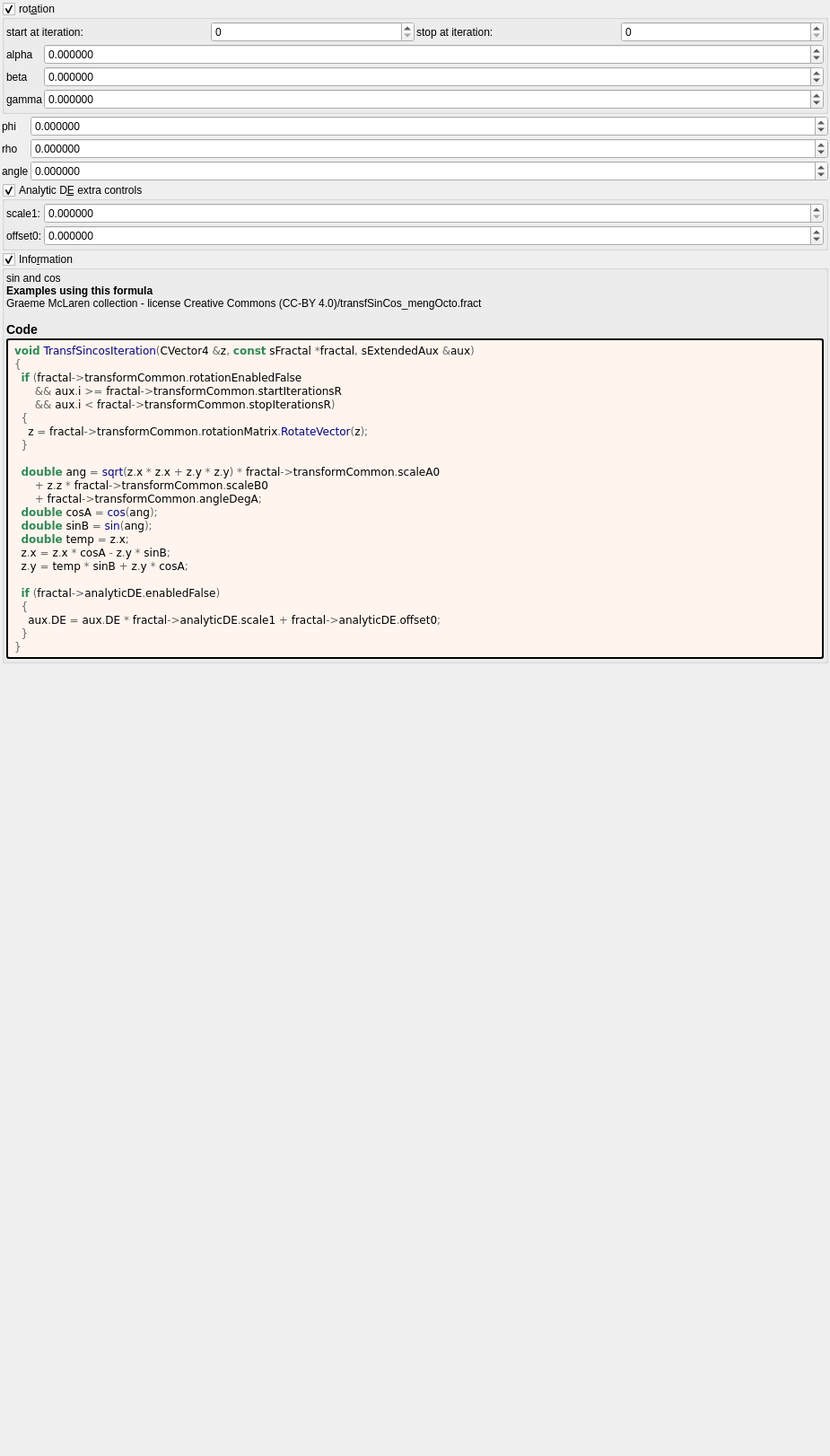
<?xml version="1.0" encoding="UTF-8"?>
<ui version="4.0">
 <class>transf_sincos</class>
 <widget class="QWidget" name="Form">
  <property name="geometry">
   <rect>
    <x>0</x>
    <y>0</y>
    <width>925</width>
    <height>1622</height>
   </rect>
  </property>
  <property name="windowTitle">
   <string notr="true">transf_sincos</string>
  </property>
  <layout class="QVBoxLayout" name="verticalLayout">
   <property name="spacing">
    <number>2</number>
   </property>
   <property name="leftMargin">
    <number>2</number>
   </property>
   <property name="topMargin">
    <number>2</number>
   </property>
   <property name="rightMargin">
    <number>2</number>
   </property>
   <property name="bottomMargin">
    <number>2</number>
   </property>
   <item>
    <widget class="MyGroupBox" name="groupCheck_transf_rotation_enabled_false">
     <property name="title">
      <string>rot&amp;ation</string>
     </property>
     <property name="checkable">
      <bool>true</bool>
     </property>
     <layout class="QVBoxLayout" name="verticalLayout_9" stretch="0,0">
      <property name="spacing">
       <number>2</number>
      </property>
      <property name="leftMargin">
       <number>2</number>
      </property>
      <property name="topMargin">
       <number>2</number>
      </property>
      <property name="rightMargin">
       <number>2</number>
      </property>
      <property name="bottomMargin">
       <number>2</number>
      </property>
      <item>
       <layout class="QGridLayout" name="gridLayout_67">
        <property name="spacing">
         <number>2</number>
        </property>
        <item row="1" column="3">
         <widget class="MySpinBox" name="spinboxInt_transf_stop_iterations_R">
          <property name="sizePolicy">
           <sizepolicy hsizetype="Minimum" vsizetype="Maximum">
            <horstretch>0</horstretch>
            <verstretch>0</verstretch>
           </sizepolicy>
          </property>
          <property name="maximum">
           <number>999</number>
          </property>
         </widget>
        </item>
        <item row="1" column="1">
         <widget class="MySpinBox" name="spinboxInt_transf_start_iterations_R">
          <property name="sizePolicy">
           <sizepolicy hsizetype="Minimum" vsizetype="Maximum">
            <horstretch>0</horstretch>
            <verstretch>0</verstretch>
           </sizepolicy>
          </property>
          <property name="maximum">
           <number>999</number>
          </property>
         </widget>
        </item>
        <item row="1" column="0">
         <widget class="QLabel" name="label_262">
          <property name="text">
           <string>start at iteration:</string>
          </property>
         </widget>
        </item>
        <item row="1" column="2">
         <widget class="QLabel" name="label_265">
          <property name="text">
           <string>stop at iteration:</string>
          </property>
         </widget>
        </item>
       </layout>
      </item>
      <item>
       <layout class="QGridLayout" name="gridLayout_49" columnstretch="0,1">
        <property name="spacing">
         <number>2</number>
        </property>
        <item row="0" column="1">
         <widget class="MyDoubleSpinBox" name="spinboxd3_transf_rotation_x">
          <property name="sizePolicy">
           <sizepolicy hsizetype="Minimum" vsizetype="Maximum">
            <horstretch>0</horstretch>
            <verstretch>0</verstretch>
           </sizepolicy>
          </property>
          <property name="prefix">
           <string/>
          </property>
          <property name="suffix">
           <string/>
          </property>
          <property name="decimals">
           <number>6</number>
          </property>
          <property name="minimum">
           <double>-36000.000000000000000</double>
          </property>
          <property name="maximum">
           <double>36000.000000000000000</double>
          </property>
          <property name="singleStep">
           <double>1.000000000000000</double>
          </property>
         </widget>
        </item>
        <item row="1" column="1">
         <widget class="MyDoubleSpinBox" name="spinboxd3_transf_rotation_y">
          <property name="sizePolicy">
           <sizepolicy hsizetype="Minimum" vsizetype="Maximum">
            <horstretch>0</horstretch>
            <verstretch>0</verstretch>
           </sizepolicy>
          </property>
          <property name="prefix">
           <string/>
          </property>
          <property name="suffix">
           <string/>
          </property>
          <property name="decimals">
           <number>6</number>
          </property>
          <property name="minimum">
           <double>-36000.000000000000000</double>
          </property>
          <property name="maximum">
           <double>36000.000000000000000</double>
          </property>
          <property name="singleStep">
           <double>1.000000000000000</double>
          </property>
         </widget>
        </item>
        <item row="2" column="1">
         <widget class="MyDoubleSpinBox" name="spinboxd3_transf_rotation_z">
          <property name="sizePolicy">
           <sizepolicy hsizetype="Minimum" vsizetype="Maximum">
            <horstretch>0</horstretch>
            <verstretch>0</verstretch>
           </sizepolicy>
          </property>
          <property name="prefix">
           <string/>
          </property>
          <property name="suffix">
           <string/>
          </property>
          <property name="decimals">
           <number>6</number>
          </property>
          <property name="minimum">
           <double>-36000.000000000000000</double>
          </property>
          <property name="maximum">
           <double>36000.000000000000000</double>
          </property>
          <property name="singleStep">
           <double>1.000000000000000</double>
          </property>
         </widget>
        </item>
        <item row="2" column="0">
         <widget class="QLabel" name="label_36">
          <property name="text">
           <string notr="true">gamma</string>
          </property>
         </widget>
        </item>
        <item row="0" column="0">
         <widget class="QLabel" name="label_35">
          <property name="text">
           <string notr="true">alpha</string>
          </property>
         </widget>
        </item>
        <item row="1" column="0">
         <widget class="QLabel" name="label_40">
          <property name="text">
           <string notr="true">beta</string>
          </property>
         </widget>
        </item>
       </layout>
      </item>
     </layout>
    </widget>
   </item>
   <item>
    <layout class="QGridLayout" name="gridLayout_50" columnstretch="0,1">
     <property name="spacing">
      <number>2</number>
     </property>
     <item row="2" column="0">
      <widget class="QLabel" name="label_37">
       <property name="text">
        <string notr="true">angle</string>
       </property>
      </widget>
     </item>
     <item row="1" column="0">
      <widget class="QLabel" name="label_38">
       <property name="text">
        <string notr="true">rho</string>
       </property>
      </widget>
     </item>
     <item row="0" column="0">
      <widget class="QLabel" name="label_39">
       <property name="text">
        <string notr="true">phi</string>
       </property>
      </widget>
     </item>
     <item row="0" column="1">
      <widget class="MyDoubleSpinBox" name="spinbox_transf_scaleA_0">
       <property name="sizePolicy">
        <sizepolicy hsizetype="Minimum" vsizetype="Maximum">
         <horstretch>0</horstretch>
         <verstretch>0</verstretch>
        </sizepolicy>
       </property>
       <property name="prefix">
        <string/>
       </property>
       <property name="suffix">
        <string/>
       </property>
       <property name="decimals">
        <number>6</number>
       </property>
       <property name="minimum">
        <double>-99.989999999999995</double>
       </property>
       <property name="maximum">
        <double>99.989999999999995</double>
       </property>
       <property name="singleStep">
        <double>0.100000000000000</double>
       </property>
      </widget>
     </item>
     <item row="1" column="1">
      <widget class="MyDoubleSpinBox" name="spinbox_transf_scaleB_0">
       <property name="sizePolicy">
        <sizepolicy hsizetype="Minimum" vsizetype="Maximum">
         <horstretch>0</horstretch>
         <verstretch>0</verstretch>
        </sizepolicy>
       </property>
       <property name="prefix">
        <string/>
       </property>
       <property name="suffix">
        <string/>
       </property>
       <property name="decimals">
        <number>6</number>
       </property>
       <property name="minimum">
        <double>-99.989999999999995</double>
       </property>
       <property name="maximum">
        <double>99.989999999999995</double>
       </property>
       <property name="singleStep">
        <double>0.100000000000000</double>
       </property>
      </widget>
     </item>
     <item row="2" column="1">
      <widget class="MyDoubleSpinBox" name="spinboxd_transf_angle_deg_A">
       <property name="sizePolicy">
        <sizepolicy hsizetype="Minimum" vsizetype="Maximum">
         <horstretch>0</horstretch>
         <verstretch>0</verstretch>
        </sizepolicy>
       </property>
       <property name="prefix">
        <string/>
       </property>
       <property name="suffix">
        <string/>
       </property>
       <property name="decimals">
        <number>6</number>
       </property>
       <property name="minimum">
        <double>-36000.000000000000000</double>
       </property>
       <property name="maximum">
        <double>36000.000000000000000</double>
       </property>
       <property name="singleStep">
        <double>1.000000000000000</double>
       </property>
      </widget>
     </item>
    </layout>
   </item>
   <item>
    <widget class="MyGroupBox" name="groupCheck_analyticDE_enabled_false">
     <property name="toolTip">
      <string>&lt;html&gt;&lt;head/&gt;&lt;body&gt;&lt;p&gt;Adjusts the DE every time this slot is iterated.&lt;/p&gt;&lt;p&gt;The aim is to keep these parameters as low as possible.&lt;/p&gt;&lt;p&gt;High values improve the DE, but detail is lost.&lt;/p&gt;&lt;p&gt;Occasionally a negative Offset value is used. &lt;/p&gt;&lt;/body&gt;&lt;/html&gt;</string>
     </property>
     <property name="title">
      <string>Analytic D&amp;E extra controls</string>
     </property>
     <property name="checkable">
      <bool>true</bool>
     </property>
     <layout class="QVBoxLayout" name="verticalLayout_13" stretch="0">
      <property name="spacing">
       <number>2</number>
      </property>
      <property name="leftMargin">
       <number>2</number>
      </property>
      <property name="topMargin">
       <number>2</number>
      </property>
      <property name="rightMargin">
       <number>2</number>
      </property>
      <property name="bottomMargin">
       <number>2</number>
      </property>
      <item>
       <layout class="QGridLayout" name="gridLayout_27" columnstretch="0,0,1">
        <property name="spacing">
         <number>2</number>
        </property>
        <item row="1" column="1">
         <widget class="QLabel" name="label_177">
          <property name="text">
           <string>offset0:</string>
          </property>
         </widget>
        </item>
        <item row="1" column="2">
         <widget class="MyDoubleSpinBox" name="spinbox_analyticDE_offset_0">
          <property name="sizePolicy">
           <sizepolicy hsizetype="Minimum" vsizetype="Maximum">
            <horstretch>0</horstretch>
            <verstretch>0</verstretch>
           </sizepolicy>
          </property>
          <property name="prefix">
           <string/>
          </property>
          <property name="suffix">
           <string/>
          </property>
          <property name="decimals">
           <number>6</number>
          </property>
          <property name="minimum">
           <double>-99.989999999999995</double>
          </property>
          <property name="maximum">
           <double>99.989999999999995</double>
          </property>
          <property name="singleStep">
           <double>0.100000000000000</double>
          </property>
         </widget>
        </item>
        <item row="0" column="2">
         <widget class="MyDoubleSpinBox" name="spinbox_analyticDE_scale_1">
          <property name="sizePolicy">
           <sizepolicy hsizetype="Minimum" vsizetype="Maximum">
            <horstretch>0</horstretch>
            <verstretch>0</verstretch>
           </sizepolicy>
          </property>
          <property name="prefix">
           <string/>
          </property>
          <property name="suffix">
           <string/>
          </property>
          <property name="decimals">
           <number>6</number>
          </property>
          <property name="minimum">
           <double>0.000000000000000</double>
          </property>
          <property name="maximum">
           <double>99.989999999999995</double>
          </property>
          <property name="singleStep">
           <double>0.100000000000000</double>
          </property>
         </widget>
        </item>
        <item row="0" column="1">
         <widget class="QLabel" name="label_182">
          <property name="text">
           <string>scale1:</string>
          </property>
         </widget>
        </item>
       </layout>
      </item>
     </layout>
    </widget>
   </item>
   <item>
    <widget class="MyGroupBox" name="groupCheck_info">
     <property name="title">
      <string>Info&amp;rmation</string>
     </property>
     <property name="flat">
      <bool>false</bool>
     </property>
     <property name="checkable">
      <bool>true</bool>
     </property>
     <layout class="QVBoxLayout" name="verticalLayout_2">
      <property name="spacing">
       <number>2</number>
      </property>
      <property name="leftMargin">
       <number>2</number>
      </property>
      <property name="topMargin">
       <number>2</number>
      </property>
      <property name="rightMargin">
       <number>2</number>
      </property>
      <property name="bottomMargin">
       <number>2</number>
      </property>
      <item>
       <widget class="QLabel" name="label_information_general">
        <property name="text">
         <string notr="true">&lt;p&gt;sin and cos&lt;/p&gt;&lt;table&gt;
&lt;/table&gt;
&lt;br&gt;&lt;b&gt;Examples using this formula&lt;/b&gt;&lt;br&gt;Graeme McLaren  collection - license Creative Commons  (CC-BY 4.0)/transfSinCos_mengOcto.fract&lt;h3&gt;Code&lt;/h3&gt;</string>
        </property>
        <property name="wordWrap">
         <bool>true</bool>
        </property>
        <property name="openExternalLinks">
         <bool>true</bool>
        </property>
        <property name="textInteractionFlags">
         <set>Qt::LinksAccessibleByMouse|Qt::TextSelectableByMouse</set>
        </property>
       </widget>
      </item>
      <item>
       <widget class="QLabel" name="label_code_content">
        <property name="styleSheet">
         <string notr="true">border-style: outset; border-width: 2px; border-radius: 3px; border-color: black; background-color: #fff5ee; padding: 4px;</string>
        </property>
        <property name="text">
         <string notr="true">&lt;body style=&quot;background-color:#fff5ee&quot;&gt;
&lt;pre style=&quot;color:#000000; background-color:#fff5ee;  font-family:&#039;Courier New&#039;,monospace;white-space: pre-wrap;&quot;&gt;&lt;span style=&quot;color:#2e8b57; font-weight:bold&quot;&gt;void&lt;/span&gt; &lt;span style=&quot;color:#00008f&quot;&gt;TransfSincosIteration&lt;/span&gt;&lt;span style=&quot;color:#676767&quot;&gt;(&lt;/span&gt;CVector4 &lt;span style=&quot;color:#676767&quot;&gt;&amp;amp;&lt;/span&gt;z&lt;span style=&quot;color:#676767&quot;&gt;,&lt;/span&gt; &lt;span style=&quot;color:#2e8b57; font-weight:bold&quot;&gt;const&lt;/span&gt; sFractal &lt;span style=&quot;color:#676767&quot;&gt;*&lt;/span&gt;fractal&lt;span style=&quot;color:#676767&quot;&gt;,&lt;/span&gt; sExtendedAux &lt;span style=&quot;color:#676767&quot;&gt;&amp;amp;&lt;/span&gt;aux&lt;span style=&quot;color:#676767&quot;&gt;)&lt;/span&gt;
&lt;span style=&quot;color:#676767&quot;&gt;{&lt;/span&gt;
  &lt;span style=&quot;color:#2e8b57; font-weight:bold&quot;&gt;if&lt;/span&gt; &lt;span style=&quot;color:#676767&quot;&gt;(&lt;/span&gt;fractal&lt;span style=&quot;color:#676767&quot;&gt;-&amp;gt;&lt;/span&gt;transformCommon&lt;span style=&quot;color:#676767&quot;&gt;.&lt;/span&gt;rotationEnabledFalse
      &lt;span style=&quot;color:#676767&quot;&gt;&amp;amp;&amp;amp;&lt;/span&gt; aux&lt;span style=&quot;color:#676767&quot;&gt;.&lt;/span&gt;i &lt;span style=&quot;color:#676767&quot;&gt;&amp;gt;=&lt;/span&gt; fractal&lt;span style=&quot;color:#676767&quot;&gt;-&amp;gt;&lt;/span&gt;transformCommon&lt;span style=&quot;color:#676767&quot;&gt;.&lt;/span&gt;startIterationsR
      &lt;span style=&quot;color:#676767&quot;&gt;&amp;amp;&amp;amp;&lt;/span&gt; aux&lt;span style=&quot;color:#676767&quot;&gt;.&lt;/span&gt;i &lt;span style=&quot;color:#676767&quot;&gt;&amp;lt;&lt;/span&gt; fractal&lt;span style=&quot;color:#676767&quot;&gt;-&amp;gt;&lt;/span&gt;transformCommon&lt;span style=&quot;color:#676767&quot;&gt;.&lt;/span&gt;stopIterationsR&lt;span style=&quot;color:#676767&quot;&gt;)&lt;/span&gt;
  &lt;span style=&quot;color:#676767&quot;&gt;{&lt;/span&gt;
    z &lt;span style=&quot;color:#676767&quot;&gt;=&lt;/span&gt; fractal&lt;span style=&quot;color:#676767&quot;&gt;-&amp;gt;&lt;/span&gt;transformCommon&lt;span style=&quot;color:#676767&quot;&gt;.&lt;/span&gt;rotationMatrix&lt;span style=&quot;color:#676767&quot;&gt;.&lt;/span&gt;&lt;span style=&quot;color:#00008f&quot;&gt;RotateVector&lt;/span&gt;&lt;span style=&quot;color:#676767&quot;&gt;(&lt;/span&gt;z&lt;span style=&quot;color:#676767&quot;&gt;);&lt;/span&gt;
  &lt;span style=&quot;color:#676767&quot;&gt;}&lt;/span&gt;

  &lt;span style=&quot;color:#2e8b57; font-weight:bold&quot;&gt;double&lt;/span&gt; ang &lt;span style=&quot;color:#676767&quot;&gt;=&lt;/span&gt; &lt;span style=&quot;color:#00008f&quot;&gt;sqrt&lt;/span&gt;&lt;span style=&quot;color:#676767&quot;&gt;(&lt;/span&gt;z&lt;span style=&quot;color:#676767&quot;&gt;.&lt;/span&gt;x &lt;span style=&quot;color:#676767&quot;&gt;*&lt;/span&gt; z&lt;span style=&quot;color:#676767&quot;&gt;.&lt;/span&gt;x &lt;span style=&quot;color:#676767&quot;&gt;+&lt;/span&gt; z&lt;span style=&quot;color:#676767&quot;&gt;.&lt;/span&gt;y &lt;span style=&quot;color:#676767&quot;&gt;*&lt;/span&gt; z&lt;span style=&quot;color:#676767&quot;&gt;.&lt;/span&gt;y&lt;span style=&quot;color:#676767&quot;&gt;) *&lt;/span&gt; fractal&lt;span style=&quot;color:#676767&quot;&gt;-&amp;gt;&lt;/span&gt;transformCommon&lt;span style=&quot;color:#676767&quot;&gt;.&lt;/span&gt;scaleA0
      &lt;span style=&quot;color:#676767&quot;&gt;+&lt;/span&gt; z&lt;span style=&quot;color:#676767&quot;&gt;.&lt;/span&gt;z &lt;span style=&quot;color:#676767&quot;&gt;*&lt;/span&gt; fractal&lt;span style=&quot;color:#676767&quot;&gt;-&amp;gt;&lt;/span&gt;transformCommon&lt;span style=&quot;color:#676767&quot;&gt;.&lt;/span&gt;scaleB0
      &lt;span style=&quot;color:#676767&quot;&gt;+&lt;/span&gt; fractal&lt;span style=&quot;color:#676767&quot;&gt;-&amp;gt;&lt;/span&gt;transformCommon&lt;span style=&quot;color:#676767&quot;&gt;.&lt;/span&gt;angleDegA&lt;span style=&quot;color:#676767&quot;&gt;;&lt;/span&gt;
  &lt;span style=&quot;color:#2e8b57; font-weight:bold&quot;&gt;double&lt;/span&gt; cosA &lt;span style=&quot;color:#676767&quot;&gt;=&lt;/span&gt; &lt;span style=&quot;color:#00008f&quot;&gt;cos&lt;/span&gt;&lt;span style=&quot;color:#676767&quot;&gt;(&lt;/span&gt;ang&lt;span style=&quot;color:#676767&quot;&gt;);&lt;/span&gt;
  &lt;span style=&quot;color:#2e8b57; font-weight:bold&quot;&gt;double&lt;/span&gt; sinB &lt;span style=&quot;color:#676767&quot;&gt;=&lt;/span&gt; &lt;span style=&quot;color:#00008f&quot;&gt;sin&lt;/span&gt;&lt;span style=&quot;color:#676767&quot;&gt;(&lt;/span&gt;ang&lt;span style=&quot;color:#676767&quot;&gt;);&lt;/span&gt;
  &lt;span style=&quot;color:#2e8b57; font-weight:bold&quot;&gt;double&lt;/span&gt; temp &lt;span style=&quot;color:#676767&quot;&gt;=&lt;/span&gt; z&lt;span style=&quot;color:#676767&quot;&gt;.&lt;/span&gt;x&lt;span style=&quot;color:#676767&quot;&gt;;&lt;/span&gt;
  z&lt;span style=&quot;color:#676767&quot;&gt;.&lt;/span&gt;x &lt;span style=&quot;color:#676767&quot;&gt;=&lt;/span&gt; z&lt;span style=&quot;color:#676767&quot;&gt;.&lt;/span&gt;x &lt;span style=&quot;color:#676767&quot;&gt;*&lt;/span&gt; cosA &lt;span style=&quot;color:#676767&quot;&gt;-&lt;/span&gt; z&lt;span style=&quot;color:#676767&quot;&gt;.&lt;/span&gt;y &lt;span style=&quot;color:#676767&quot;&gt;*&lt;/span&gt; sinB&lt;span style=&quot;color:#676767&quot;&gt;;&lt;/span&gt;
  z&lt;span style=&quot;color:#676767&quot;&gt;.&lt;/span&gt;y &lt;span style=&quot;color:#676767&quot;&gt;=&lt;/span&gt; temp &lt;span style=&quot;color:#676767&quot;&gt;*&lt;/span&gt; sinB &lt;span style=&quot;color:#676767&quot;&gt;+&lt;/span&gt; z&lt;span style=&quot;color:#676767&quot;&gt;.&lt;/span&gt;y &lt;span style=&quot;color:#676767&quot;&gt;*&lt;/span&gt; cosA&lt;span style=&quot;color:#676767&quot;&gt;;&lt;/span&gt;

  &lt;span style=&quot;color:#2e8b57; font-weight:bold&quot;&gt;if&lt;/span&gt; &lt;span style=&quot;color:#676767&quot;&gt;(&lt;/span&gt;fractal&lt;span style=&quot;color:#676767&quot;&gt;-&amp;gt;&lt;/span&gt;analyticDE&lt;span style=&quot;color:#676767&quot;&gt;.&lt;/span&gt;enabledFalse&lt;span style=&quot;color:#676767&quot;&gt;)&lt;/span&gt;
  &lt;span style=&quot;color:#676767&quot;&gt;{&lt;/span&gt;
    aux&lt;span style=&quot;color:#676767&quot;&gt;.&lt;/span&gt;DE &lt;span style=&quot;color:#676767&quot;&gt;=&lt;/span&gt; aux&lt;span style=&quot;color:#676767&quot;&gt;.&lt;/span&gt;DE &lt;span style=&quot;color:#676767&quot;&gt;*&lt;/span&gt; fractal&lt;span style=&quot;color:#676767&quot;&gt;-&amp;gt;&lt;/span&gt;analyticDE&lt;span style=&quot;color:#676767&quot;&gt;.&lt;/span&gt;scale1 &lt;span style=&quot;color:#676767&quot;&gt;+&lt;/span&gt; fractal&lt;span style=&quot;color:#676767&quot;&gt;-&amp;gt;&lt;/span&gt;analyticDE&lt;span style=&quot;color:#676767&quot;&gt;.&lt;/span&gt;offset0&lt;span style=&quot;color:#676767&quot;&gt;;&lt;/span&gt;
  &lt;span style=&quot;color:#676767&quot;&gt;}&lt;/span&gt;
&lt;span style=&quot;color:#676767&quot;&gt;}&lt;/span&gt;
&lt;/pre&gt;
&lt;/body&gt;</string>
        </property>
        <property name="wordWrap">
         <bool>true</bool>
        </property>
        <property name="openExternalLinks">
         <bool>true</bool>
        </property>
        <property name="textInteractionFlags">
         <set>Qt::LinksAccessibleByMouse|Qt::TextSelectableByMouse</set>
        </property>
       </widget>
      </item>
     </layout>
    </widget>
   </item>
   <item>
    <spacer name="verticalSpacer">
     <property name="orientation">
      <enum>Qt::Vertical</enum>
     </property>
     <property name="sizeHint" stdset="0">
      <size>
       <width>20</width>
       <height>40</height>
      </size>
     </property>
    </spacer>
   </item>
  </layout>
 </widget>
 <customwidgets>
  <customwidget>
   <class>MyGroupBox</class>
   <extends>QGroupBox</extends>
   <header>my_group_box.h</header>
   <container>1</container>
  </customwidget>
  <customwidget>
   <class>MyDoubleSpinBox</class>
   <extends>QDoubleSpinBox</extends>
   <header>my_double_spin_box.h</header>
  </customwidget>
  <customwidget>
   <class>MySpinBox</class>
   <extends>QSpinBox</extends>
   <header>my_spin_box.h</header>
  </customwidget>
 </customwidgets>
 <tabstops>
  <tabstop>groupCheck_info</tabstop>
 </tabstops>
 <resources/>
 <connections/>
</ui>
